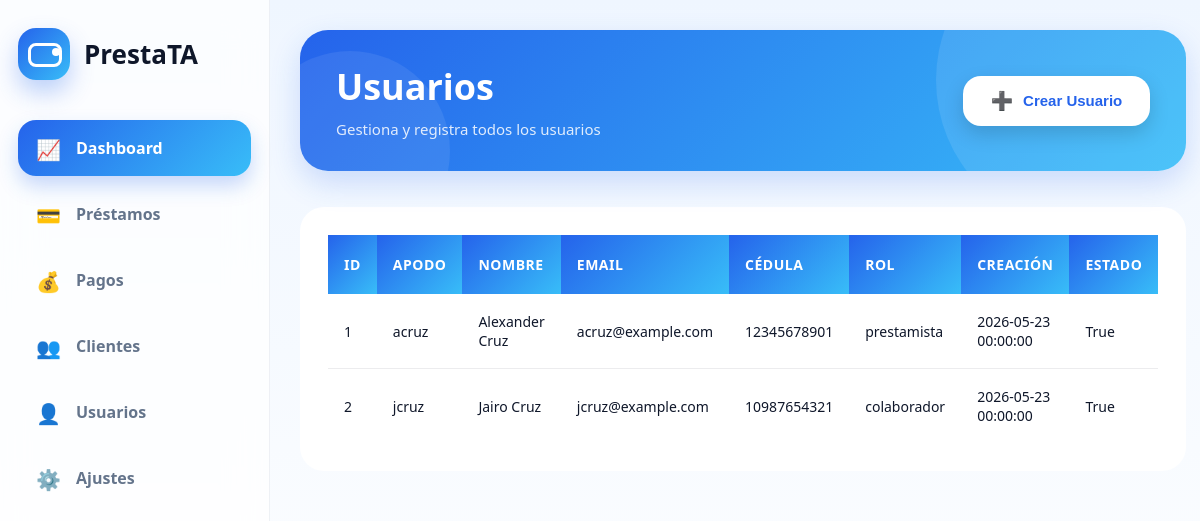
Page /usuario on the committed database.
### app/models.py (models this page shows)
class Usuarios(db.Model):
    __tablename__ = 'Usuarios'
    id = db.Column(db.Integer, autoincrement=True, primary_key=True)
    apodo = db.Column(db.String(100), unique=True)
    nombre = db.Column(db.String(100))
    email = db.Column(db.String(100), unique=True)
    cedula = db.Column(db.Integer, unique=True)
    telefono = db.Column(db.Integer, unique=True)
    password = db.Column(db.String(100))
    rol = db.Column(db.String(50))
    creacion = db.Column(db.DateTime)
    estado = db.Column(db.Boolean)

### app/route.py (the view)
@main.route('/usuario')
def usuario():
    usuarios = Usuarios.query.all()
    return render_template('usuario.html', usuarios=usuarios)

### app/templates/usuario.html (shortened to what this page needs)
{% extends 'layout.html'%}
    {% block content %}
<header class="header">
    <div class="header-content">
        <div class="header-title">
            <h1>Usuarios</h1>
            <p class="header-subtitle">Gestiona y registra todos los usuarios</p>
        </div>
        <button class="header-btn" onclick="">
            <span class="btn-icon">➕</span> Crear Usuario
        </button>
    </div>
</header>
<div class="table-container">
    <table class="table">
        <thead class="table-head">
            <tr>
                <th>id</th>
                <th>Apodo</th>
                <th>Nombre</th>
                <th>Email</th>
                <th>Cédula</th>
                <th>Rol</th>
                <th>Creación</th>
                <th>Estado</th>
            </tr>
        </thead>
        <tbody class="table-body">
        {% for usuario in usuarios %}
        <tr>
            <td>{{ usuario.id }}</td>
            <td>{{ usuario.apodo }}</td>
            <td>{{ usuario.nombre }}</td>
            <td>{{ usuario.email }}</td>
            <td>{{ usuario.cedula }}</td>
            <td>{{ usuario.rol }}</td>
            <td>{{ usuario.creacion }}</td>
            <td>{{ usuario.estado }}</td>
        </tr>
        {% endfor %}
        </tbody>
    </table>
</div>
{% endblock %}

### app/static/css/style.css (style rules this page uses)
* { margin:0; padding:0; box-sizing:border-box; }
:root { --primary:#2563eb; --primary-light:#38bdf8; --bg:#f1f5f9; --card:#ffffff; --text:#0f172a; --muted:#64748b; --success:#16a34a; --shadow: 0 10px 30px rgba(15,23,42,.08) --radius:28px; }
body { font-family: system-ui, sans-serif; background: linear-gradient(180deg,#eff6ff,#ffffff); color:var(--text); min-height:100vh; }
.header { background: linear-gradient(135deg, var(--primary), var(--primary-light)); border-radius: 28px; padding: 32px 36px; margin-bottom: 36px; box-shadow: 0 12px 30px rgba(37,99,235,.2); position: relative; overflow: hidden; }
.header::before { content: ""; position: absolute; width: 300px; height: 300px; border-radius: 50%; background: rgba(255,255,255,.1); top: -100px; right: -50px; }
.header::after { content: ""; position: absolute; width: 200px; height: 200px; border-radius: 50%; background: rgba(255,255,255,.08); bottom: -80px; left: -50px; }
.header-content { display: flex; justify-content: space-between; align-items: center; position: relative; z-index: 1; }
.header-title h1 { font-size: 36px; font-weight: 800; color: white; margin-bottom: 8px; }
.header-subtitle { color: rgba(255,255,255,.85); font-size: 15px; font-weight: 500; }
.header-btn { background: white; color: var(--primary); border: none; padding: 14px 28px; border-radius: 18px; font-weight: 700; cursor: pointer; transition: all .3s ease; display: flex; align-items: center; gap: 10px; box-shadow: 0 8px 20px rgba(0,0,0,.15); font-size: 15px; }
.btn-icon { font-size: 18px; }
.table-container { background: var(--card); border-radius: 24px; padding: 28px; box-shadow: var(--shadow); overflow: hidden; }
.table { width: 100%; border-collapse: collapse; margin: 0; }
.table-head th { background: linear-gradient(135deg, var(--primary), var(--primary-light)); color: white; padding: 20px 16px; text-align: left; font-weight: 700; font-size: 14px; letter-spacing: .5px; text-transform: uppercase; border: none; }
.table-body tr { border-bottom: 1px solid rgba(15,23,42,.08); transition: all .2s ease; }
.table-body tr:last-child { border-bottom: none; }
.table-body td { padding: 18px 16px; color: var(--text); font-size: 14px; }

### rows in the picture
Usuarios: id "1", apodo "acruz", nombre "Alexander Cruz", email "acruz@example.com", cedula "12345678901", rol "prestamista", creacion "2026-05-23 00:00:00", estado "True"
Usuarios: id "2", apodo "jcruz", nombre "Jairo Cruz", email "jcruz@example.com", cedula "10987654321", rol "colaborador", creacion "2026-05-23 00:00:00", estado "True"
